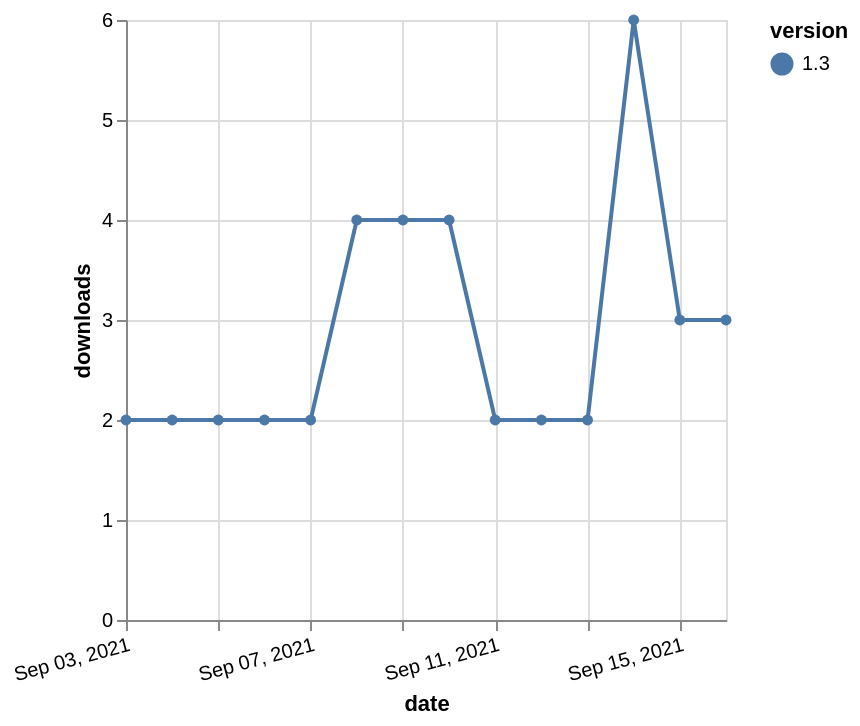

The Vega-Lite source for this figure:
### Vega-Lite specification from a JSON file in a GitHub repository (floating-point values rounded to 4 significant figures)
{"$schema": "https://vega.github.io/schema/vega-lite/v5.json", "description": "A simple bar chart with embedded data.", "data": {"values": [{"date": "2021-09-03", "total": 3468, "delta": 2, "version": "1.3"}, {"date": "2021-09-04", "total": 3470, "delta": 2, "version": "1.3"}, {"date": "2021-09-05", "total": 3472, "delta": 2, "version": "1.3"}, {"date": "2021-09-06", "total": 3474, "delta": 2, "version": "1.3"}, {"date": "2021-09-07", "total": 3476, "delta": 2, "version": "1.3"}, {"date": "2021-09-08", "total": 3480, "delta": 4, "version": "1.3"}, {"date": "2021-09-09", "total": 3484, "delta": 4, "version": "1.3"}, {"date": "2021-09-10", "total": 3488, "delta": 4, "version": "1.3"}, {"date": "2021-09-11", "total": 3490, "delta": 2, "version": "1.3"}, {"date": "2021-09-12", "total": 3492, "delta": 2, "version": "1.3"}, {"date": "2021-09-13", "total": 3494, "delta": 2, "version": "1.3"}, {"date": "2021-09-14", "total": 3500, "delta": 6, "version": "1.3"}, {"date": "2021-09-15", "total": 3503, "delta": 3, "version": "1.3"}, {"date": "2021-09-16", "total": 3506, "delta": 3, "version": "1.3"}]}, "width": "container", "mark": {"type": "line", "point": {"filled": true}}, "encoding": {"x": {"field": "date", "type": "temporal", "timeUnit": "yearmonthdate", "title": "date", "axis": {"labelAngle": -15}}, "y": {"field": "delta", "type": "quantitative", "title": "downloads"}, "color": {"field": "version", "type": "nominal"}, "tooltip": {"field": "delta"}}}
